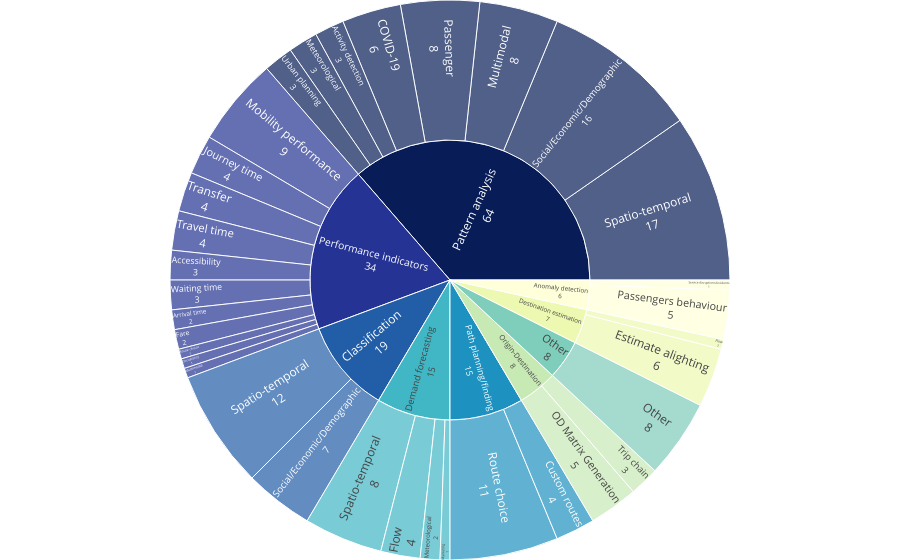

Write notebook code for a chart like this one.
### Code cell
aggregated_table = (
    data[columns]
    .groupby(["Analytical category", "Analytical subcategory"])[["ID"]]
    .nunique()
    .sort_values(by=['Analytical category', 'Analytical subcategory', 'ID'], ascending=True)
).reset_index()

aggregated_table2 = (
    data[columns]
    .groupby(["Analytical category"])[["ID"]]
    .nunique()
    .sort_values(by=['ID'], ascending=False)
).reset_index()

aggregated_table2['ID'] = px.colors.sample_colorscale(px.colors.sequential.YlGnBu_r, 9)
aggregated_table2.set_index('Analytical category', inplace=True)

fig = px.sunburst(
    aggregated_table.reset_index(),
    path=["Analytical category", "Analytical subcategory"],
    values="ID",
    color='Analytical category',
    color_discrete_map=aggregated_table2.to_dict()['ID']
)
fig.update_traces(
textinfo="label+value",
root_color='white',
insidetextorientation='radial'
)
fig.update_layout(margin = dict(t=0, l=0, r=0, b=0))
fig.write_image("img/treemap_analysys_categories.pdf", width=500, height=500)
fig.show()

### Figure 1 — Plotly figure (JSON) as saved in the notebook; plotly's stock layout.template omitted (floating-point values rounded to 4 significant figures)
{"data": [{"branchvalues": "total", "customdata": [["Performance indicators"], ["Pattern analysis"], ["Performance indicators"], ["Pattern analysis"], ["Path planning/finding"], ["Destination estimation"], ["Performance indicators"], ["Demand forecasting"], ["Performance indicators"], ["Destination estimation"], ["Demand forecasting"], ["Demand forecasting"], ["Pattern analysis"], ["Performance indicators"], ["Pattern analysis"], ["Anomaly detection"], ["Performance indicators"], ["Path planning/finding"], ["Pattern analysis"], ["Origin-Destination"], ["Performance indicators"], ["Performance indicators"], ["Other"], ["Pattern analysis"], ["Anomaly detection"], ["Classification"], ["Pattern analysis"], ["Classification"], ["Demand forecasting"], ["Pattern analysis"], ["Performance indicators"], ["Performance indicators"], ["Origin-Destination"], ["Performance indicators"], ["Anomaly detection"], ["Classification"], ["Demand forecasting"], ["Destination estimation"], ["Origin-Destination"], ["Other"], ["Path planning/finding"], ["Pattern analysis"], ["Performance indicators"]], "domain": {"x": [0, 1], "y": [0, 1]}, "hovertemplate": "labels=%{label}<br>ID=%{value}<br>parent=%{parent}<br>id=%{id}<br>Analytical category=%{customdata[0]}<extra></extra>", "ids": ["Performance indicators/Accessibility", "Pattern analysis/Activity detection", "Performance indicators/Arrival time", "Pattern analysis/COVID-19", "Path planning/finding/Custom routes", "Destination estimation/Estimate alighting", "Performance indicators/Fare", "Demand forecasting/Flow", "Performance indicators/Journey time", "Destination estimation/Flow", "Demand forecasting/Marketing", "Demand forecasting/Meteorological", "Pattern analysis/Meteorological", "Performance indicators/Mobility performance", "Pattern analysis/Multimodal", "Anomaly detection/Passengers behaviour", "Performance indicators/Route choice", "Path planning/finding/Route choice", "Pattern analysis/Passenger", "Origin-Destination/OD Matrix Generation", "Performance indicators/Occupancy", "Performance indicators/Multimodal", "Other/Other", "Pattern analysis/Urban planning", "Anomaly detection/Service disruptions/incidents", "Classification/Social/Economic/Demographic", "Pattern analysis/Social/Economic/Demographic", "Classification/Spatio-temporal", "Demand forecasting/Spatio-temporal", "Pattern analysis/Spatio-temporal", "Performance indicators/Transfer", "Performance indicators/Travel time", "Origin-Destination/Trip chain", "Performance indicators/Waiting time", "Anomaly detection", "Classification", "Demand forecasting", "Destination estimation", "Origin-Destination", "Other", "Path planning/finding", "Pattern analysis", "Performance indicators"], "insidetextorientation": "radial", "labels": ["Accessibility", "Activity detection", "Arrival time", "COVID-19", "Custom routes", "Estimate alighting", "Fare", "Flow", "Journey time", "Flow", "Marketing", "Meteorological", "Meteorological", "Mobility performance", "Multimodal", "Passengers behaviour", "Route choice", "Route choice", "Passenger", "OD Matrix Generation", "Occupancy", "Multimodal", "Other", "Urban planning", "Service disruptions/incidents", "Social/Economic/Demographic", "Social/Economic/Demographic", "Spatio-temporal", "Spatio-temporal", "Spatio-temporal", "Transfer", "Travel time", "Trip chain", "Waiting time", "Anomaly detection", "Classification", "Demand forecasting", "Destination estimation", "Origin-Destination", "Other", "Path planning/finding", "Pattern analysis", "Performance indicators"], "marker": {"colors": ["rgb(37, 52, 148)", "rgb(8, 29, 88)", "rgb(37, 52, 148)", "rgb(8, 29, 88)", "rgb(29, 145, 192)", "rgb(237, 248, 177)", "rgb(37, 52, 148)", "rgb(65, 182, 196)", "rgb(37, 52, 148)", "rgb(237, 248, 177)", "rgb(65, 182, 196)", "rgb(65, 182, 196)", "rgb(8, 29, 88)", "rgb(37, 52, 148)", "rgb(8, 29, 88)", "rgb(255, 255, 217)", "rgb(37, 52, 148)", "rgb(29, 145, 192)", "rgb(8, 29, 88)", "rgb(199, 233, 180)", "rgb(37, 52, 148)", "rgb(37, 52, 148)", "rgb(127, 205, 187)", "rgb(8, 29, 88)", "rgb(255, 255, 217)", "rgb(34, 94, 168)", "rgb(8, 29, 88)", "rgb(34, 94, 168)", "rgb(65, 182, 196)", "rgb(8, 29, 88)", "rgb(37, 52, 148)", "rgb(37, 52, 148)", "rgb(199, 233, 180)", "rgb(37, 52, 148)", "rgb(255, 255, 217)", "rgb(34, 94, 168)", "rgb(65, 182, 196)", "rgb(237, 248, 177)", "rgb(199, 233, 180)", "rgb(127, 205, 187)", "rgb(29, 145, 192)", "rgb(8, 29, 88)", "rgb(37, 52, 148)"]}, "name": "", "parents": ["Performance indicators", "Pattern analysis", "Performance indicators", "Pattern analysis", "Path planning/finding", "Destination estimation", "Performance indicators", "Demand forecasting", "Performance indicators", "Destination estimation", "Demand forecasting", "Demand forecasting", "Pattern analysis", "Performance indicators", "Pattern analysis", "Anomaly detection", "Performance indicators", "Path planning/finding", "Pattern analysis", "Origin-Destination", "Performance indicators", "Performance indicators", "Other", "Pattern analysis", "Anomaly detection", "Classification", "Pattern analysis", "Classification", "Demand forecasting", "Pattern analysis", "Performance indicators", "Performance indicators", "Origin-Destination", "Performance indicators", "", "", "", "", "", "", "", "", ""], "root": {"color": "white"}, "textinfo": "label+value", "type": "sunburst", "values": [3, 3, 2, 6, 4, 6, 2, 4, 4, 1, 1, 2, 3, 9, 8, 5, 1, 11, 8, 5, 1, 1, 8, 3, 1, 7, 16, 12, 8, 17, 4, 4, 3, 3, 6, 19, 15, 7, 8, 8, 15, 64, 34]}], "layout": {"legend": {"tracegroupgap": 0}, "margin": {"b": 0, "l": 0, "r": 0, "t": 0}}}
